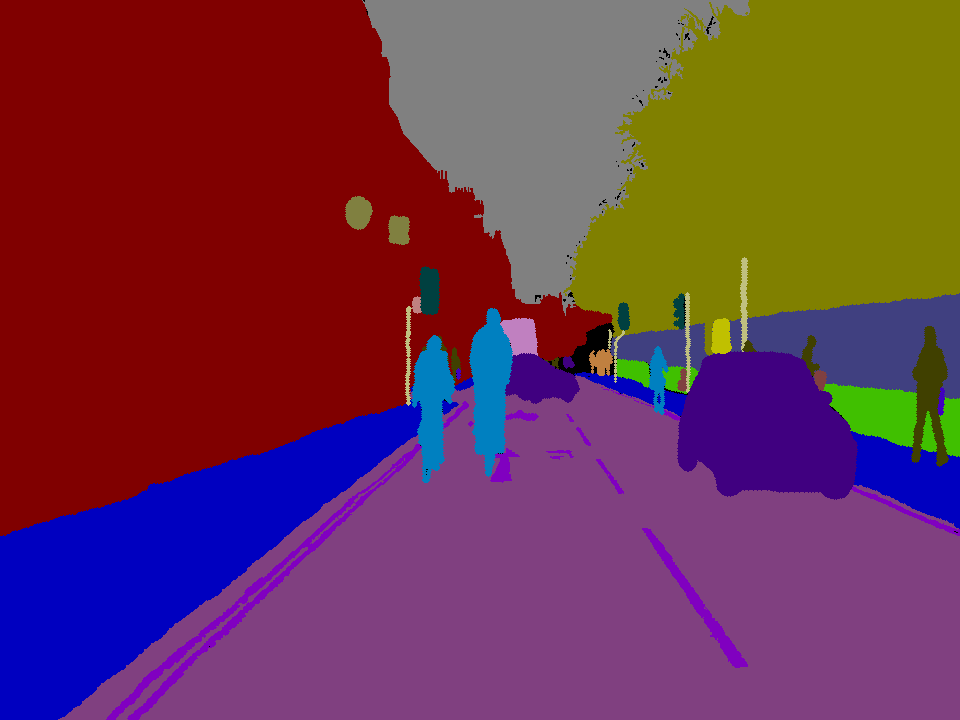
#> input picture Assignment2/src/CamSeq07/0016E5_07959_L.png, 960 x 720 px; its folder holds 4 pictures in this run
$ python EDA.py
#> lines starting #> are read from the running program, lines starting #| are printed output that depends on the picture; pictures that were not available may be replaced by others from this repository, and a replacement may not be noted
import os
import cv2

import matplotlib.pyplot as plt

dataset_dir = 'CamSeq07'  # Replace with the actual path to your dataset directory

image_sizes = []
mask_sizes = []

# Iterate over the images and masks
for filename in sorted(os.listdir(dataset_dir)):
    if filename.endswith('.png'):
        if filename.endswith('_L.png'):
            image_path = os.path.join(dataset_dir, filename)
            mask_path = os.path.join(dataset_dir, filename.replace('_L.png', '.png'))

            # Read the image and mask
            image = cv2.imread(image_path)
#> image is the input picture: shape (720, 960, 3); mean B, G, R 76, 53.9, 110.1
            mask = cv2.imread(mask_path)

            # Get the sizes of the image and mask
            image_size = image.shape[:2]  # Use [:2] to get width and height only
#> image_size = (720, 960)
            mask_size = mask.shape[:2]  # Use [:2] to get width and height only
#> mask_size = (720, 960)

            # Append the sizes to the respective lists
            image_sizes.append(image_size)
            mask_sizes.append(mask_size)

            # Plot the image and mask
            plt.figure()
            plt.subplot(1, 2, 1)
            plt.imshow(cv2.cvtColor(image, cv2.COLOR_BGR2RGB))
            plt.title('Mask')
            plt.subplot(1, 2, 2)
            plt.imshow(cv2.cvtColor(mask, cv2.COLOR_BGR2RGB))
            plt.title('Image')

            # Save the plot as an image
            plt.savefig('example_image_and_mask.png')
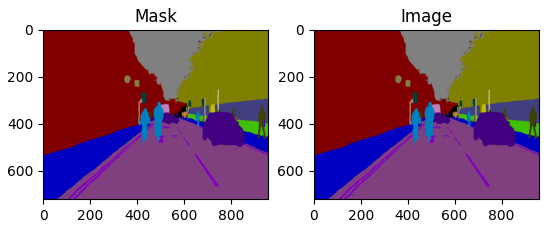
#> figure drawn by matplotlib, 2 panels
#> pass 2 of the loop `for filename in sorted(os.listdir(dataset_dir)):`:
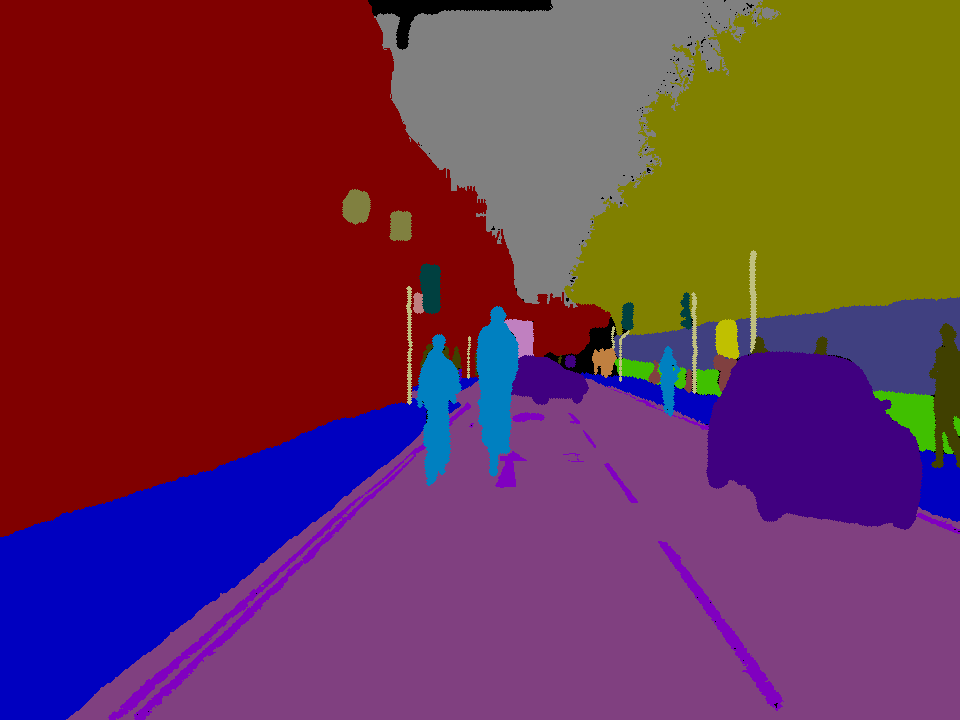
#> input picture Assignment2/src/CamSeq07/0016E5_07963_L.png, 960 x 720 px
#> image is the input picture: shape (720, 960, 3); mean B, G, R 76.4, 52, 109.3
#> `plt.savefig('example_image_and_mask.png')`:
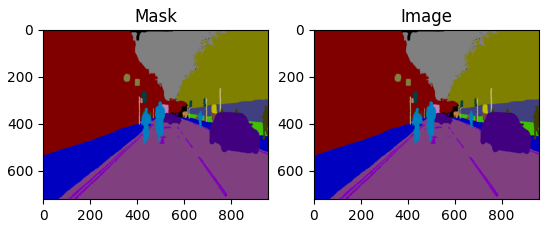
#> figure drawn by matplotlib, 2 panels

# Print the sizes of the images and masks
print("Image Sizes:")
for size in image_sizes:
    print(size)

print("\nMask Sizes:")
for size in mask_sizes:
    print(size)
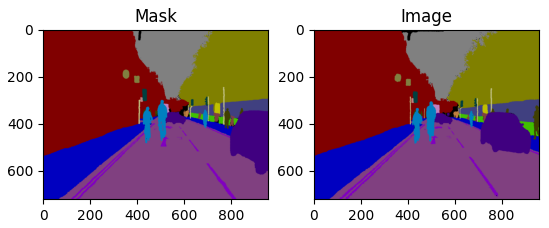
#> figure drawn by matplotlib, 2 panels
